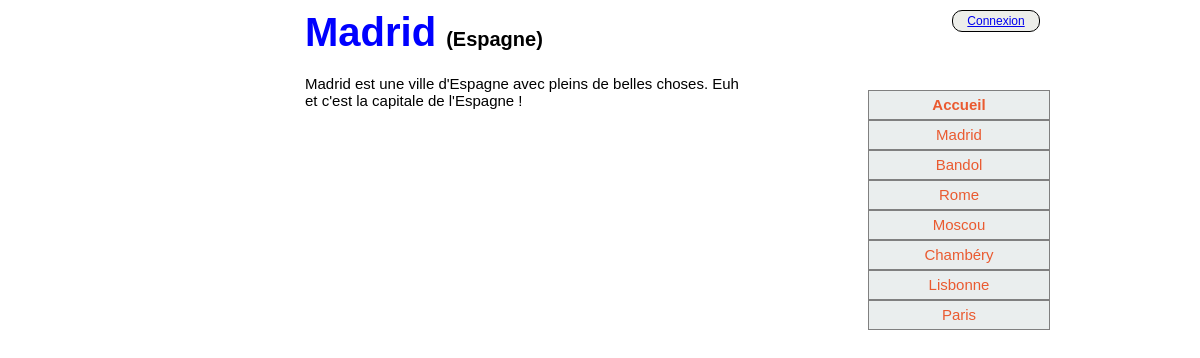
/ville.php?key=14, run on the app's committed database.
### tables this page shows
CREATE TABLE IF NOT EXISTS `villes` (
  `id` int(11) NOT NULL AUTO_INCREMENT,
  `villes_nom` varchar(255) NOT NULL,
  `ville_texte` text NOT NULL,
  `pays_id` int(11) NOT NULL,
  PRIMARY KEY (`id`)
);

CREATE TABLE IF NOT EXISTS `pays` (
  `pays_id` int(11) NOT NULL AUTO_INCREMENT,
  `pays_nom` varchar(255) NOT NULL,
  PRIMARY KEY (`pays_id`)
);

### ville.php (the view, shortened to what this page needs)
<?php
require_once ('include/inc_connexion.php');
require_once ('include/inc_stat.php');
if (isset ($_GET['key']))
{
$id = strip_tags($_GET['key']);
$result = $bdd -> prepare('SELECT id,villes_nom, ville_texte, pays_id FROM villes WHERE id=?') or die (print_r($bdd -> errorInfo()));
$result -> execute (array($id));
$row = $result -> fetch ();
$identifiant = $row['id'];
	if(isset ($identifiant))
	{
	$nom = $row['villes_nom'];
	$texte = $row['ville_texte'];
	$pays_id = $row['pays_id'];
	$rep = $bdd -> prepare ('SELECT pays_nom FROM pays WHERE pays_id=?');
	$rep -> execute (array($pays_id));
	$row= $rep -> fetch();
	$pays_nom = $row['pays_nom'];
	}
	else
	{
	?><p><a href="index.php"><?php echo 'Retour à la page d\'accueil';?></a></p><?php
	exit;
	}
}
else
{
?><p><a href="index.php"><?php echo 'Retour à la page d\'accueil';?></a></p><?php
	exit;
}
?>
<!DOCTYPE html>
<html lang="fr">
<head>
<link rel="stylesheet" href="css/style.css" media="screen" />
</head>
<body>
<div id="wrapper">
<div id="titre_site">
<h1><?php echo $nom; ?><span id="titre_nom_pays">(<?php echo $pays_nom; ?>)</span></h1>
</div>
<section>
<p><?php echo $texte; ?></p>
</section>
<menu>
<?php require_once ('include/inc_menu.php'); ?>
</menu>
</div>
</body>
</html>

### css/style.css (style rules this page uses)
* { margin :0px; padding : 0px; }
#wrapper { width : 990px; margin : 0 auto; }
#titre_site { font-family : Arial; font-size : 20px; color : blue; margin: 10px 0 0 200px; }
#titre_nom_pays { font-family : Arial; font-size : 20px; color : black; margin-left : 10px; }
section { width : 450px; margin : 20px 0 0 200px; font-family : Arial; font-size : 15px; }
menu { position : absolute; top : 50px; right : 150px; }

### data on the page
villes: villes_nom "Madrid", ville_texte "Madrid est une ville d'Espagne avec pleins de belles choses. Euh et c'est la capitale de l'Espagne !"
pays: pays_nom "Espagne"

### other printed values
$value "Madrid"
$value "Bandol"
$value "Rome"
$value "Moscou"
$value "Chambéry"
$value "Lisbonne"
$value "Paris"
